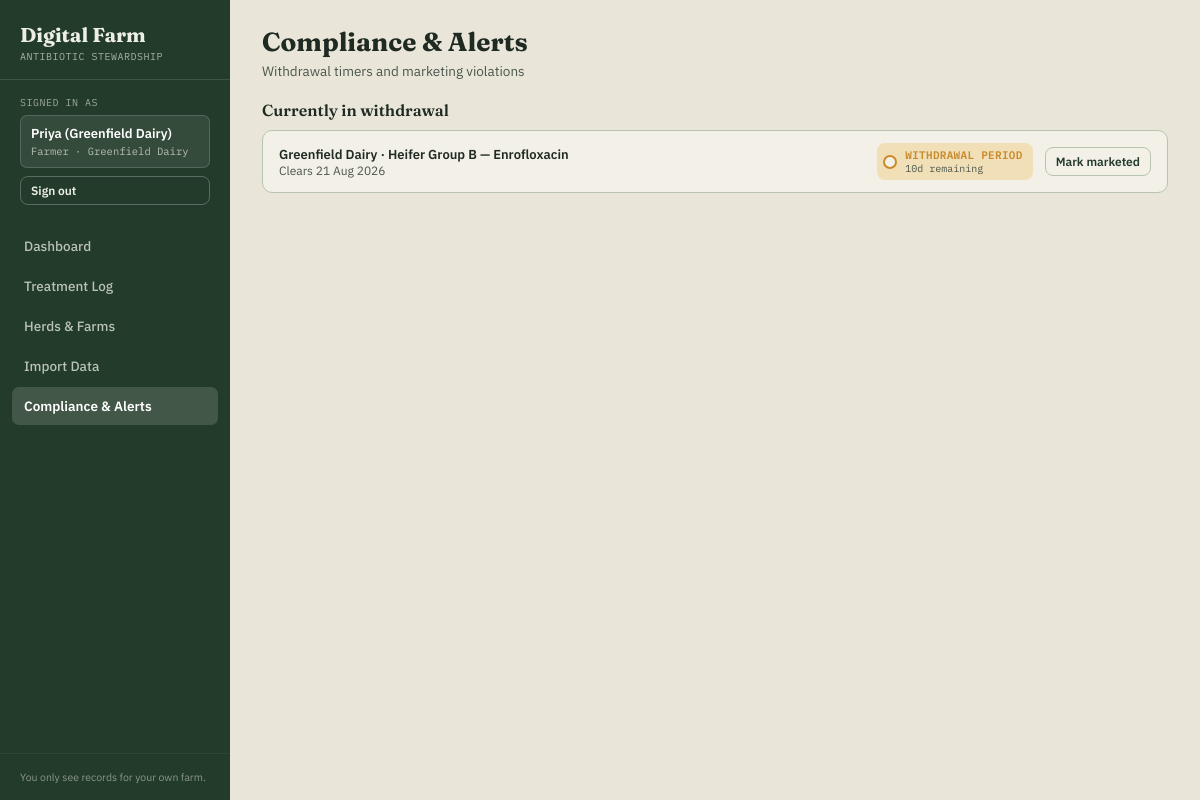
The app's page /compliance (signed in) with its own data.
### models.py (models this page shows, shortened)
class User(db.Model):
    id = db.Column(db.Integer, primary_key=True)
    username = db.Column(db.String(80), nullable=False, unique=True)
    password_hash = db.Column(db.String(255), nullable=False)
    display_name = db.Column(db.String(120), nullable=False)
    role = db.Column(db.String(20), nullable=False)  # 'farmer' | 'vet' | 'regulator'
    farm_id = db.Column(db.Integer, db.ForeignKey("farm.id"), nullable=True)
    farm = db.relationship("Farm")

class Farm(db.Model):
    id = db.Column(db.Integer, primary_key=True)
    name = db.Column(db.String(120), nullable=False)
    location = db.Column(db.String(120))
    species = db.Column(db.String(120))
    groups = db.relationship("Group", backref="farm", cascade="all, delete-orphan")

class Treatment(db.Model):
    id = db.Column(db.Integer, primary_key=True)
    farm_id = db.Column(db.Integer, db.ForeignKey("farm.id"), nullable=False)
    group_id = db.Column(db.Integer, db.ForeignKey("group.id"), nullable=False)
    drug_id = db.Column(db.Integer, db.ForeignKey("drug.id"), nullable=False)
    dose = db.Column(db.String(40))
    unit = db.Column(db.String(40))
    start_date = db.Column(db.Date, nullable=False)
    end_date = db.Column(db.Date, nullable=False)
    reason = db.Column(db.String(200))
    prescribed_by = db.Column(db.String(120))
    marketed_date = db.Column(db.Date, nullable=True)  # date animal/product was sold, if any
    logged_by = db.Column(db.String(120))  # username of the account that recorded this
    farm = db.relationship("Farm")
    group = db.relationship("Group")
    drug = db.relationship("Drug")
    def withdrawal_days(self):
        if self.group and self.group.product == "dairy":
            return self.drug.milk_days or 0
        return self.drug.meat_days or 0
    def withdrawal_end(self):
        return self.end_date + timedelta(days=self.withdrawal_days())
    def status(self):
        today = date.today()
        w_end = self.withdrawal_end()
        if today < self.end_date:
            return "Active Treatment", "amber", (self.end_date - today).days
        if self.marketed_date:
            if self.marketed_date < w_end:
                return "Violation", "rust", 0
            return "Cleared (marketed)", "pasture", 0
        if today < w_end:
            return "Withdrawal Period", "amber", (w_end - today).days
        return "Cleared", "pasture", 0

class Group(db.Model):
    id = db.Column(db.Integer, primary_key=True)
    farm_id = db.Column(db.Integer, db.ForeignKey("farm.id"), nullable=False)
    name = db.Column(db.String(120), nullable=False)
    species = db.Column(db.String(120))
    product = db.Column(db.String(20), default="meat")  # 'meat' or 'dairy'
    headcount = db.Column(db.Integer, default=0)

class Drug(db.Model):
    id = db.Column(db.Integer, primary_key=True)
    name = db.Column(db.String(120), nullable=False, unique=True)
    drug_class = db.Column(db.String(120))
    cia = db.Column(db.Boolean, default=False)  # WHO Critically Important Antimicrobial
    meat_days = db.Column(db.Integer, default=0)   # meat withdrawal period, days
    milk_days = db.Column(db.Integer, default=0)   # milk withdrawal period, days (0 = n/a)
    notes = db.Column(db.String(300))

### app.py (the view)
@app.get("/compliance")
@login_required
def compliance_view():
    redir = guard_tab("compliance")
    if redir:
        return redir
    user = current_user()
    farm_ids = visible_farm_ids(user)
    q = Treatment.query
    if farm_ids is not None:
        q = q.filter(Treatment.farm_id.in_(farm_ids))
    treatments = q.all()
    violations = [(t, t.status()) for t in treatments if t.status()[0] == "Violation"]
    in_withdrawal = [(t, t.status()) for t in treatments if t.status()[1] == "amber"]
    in_withdrawal.sort(key=lambda x: x[1][2])
    return render_template("compliance.html", tab="compliance", violations=violations, in_withdrawal=in_withdrawal)

### app.py (called while the page is built)
def current_user():
    uid = session.get("user_id")
    if not uid:
        return None
    return User.query.get(uid)

def current_role():
    u = current_user()
    return u.role if u else None

def login_required(view):
    @functools.wraps(view)
    def wrapped(*args, **kwargs):
        if not current_user():
            return redirect(url_for("login", next=request.path))
        return view(*args, **kwargs)
    return wrapped

def guard_tab(tab):
    if tab not in ROLES[current_role()]["tabs"]:
        flash("Your role doesn't have access to that page.", "error")
        return redirect(url_for("dashboard"))
    return None

def visible_farm_ids(user):
    if user.role == "farmer":
        return [user.farm_id]
    return None

@app.context_processor
def inject_nav():
    user = current_user()
    if not user:
        return dict(roles=ROLES, current_role=None, tab_labels=TAB_LABELS, allowed_tabs=[], current_user=None,
                    permissions=PERMISSIONS)
    return dict(
        roles=ROLES, current_role=user.role, tab_labels=TAB_LABELS,
        allowed_tabs=ROLES[user.role]["tabs"], current_user=user,
        permissions=PERMISSIONS,
    )

### templates/compliance.html (shortened to what this page needs)
{% extends "base.html" %}
{% block content %}
<div class="section-header">
  <div>
    <h1 class="section-title">Compliance & Alerts</h1>
    <div class="section-sub">Withdrawal timers and marketing violations</div>
  </div>
</div>
<div class="panel-title">Currently in withdrawal</div>
<div class="panel" style="padding:0;">
  {% for t, status in in_withdrawal %}
  {% set label, tone, days_left = status %}
  <div class="list-row">
    <div>
      <div class="list-item-title">{{ t.farm.name }} · {{ t.group.name }} — {{ t.drug.name }}</div>
      <div class="list-item-sub">Clears {{ t.withdrawal_end().strftime('%d %b %Y') }}</div>
    </div>
    <div style="display:flex; align-items:center; gap:12px;">
      <div class="ear-tag et-{{ tone }}">
        <span class="hole"></span>
        <div>
          <div class="label">{{ label|upper }}</div>
          {% if days_left > 0 %}<div class="days">{{ days_left }}d remaining</div>{% endif %}
        </div>
      </div>
      {% if current_role in permissions.mark_marketed %}
      <form method="post" action="{{ url_for('mark_marketed', treatment_id=t.id) }}">
        <button class="btn btn-ghost btn-small" type="submit">Mark marketed</button>
      </form>
      {% endif %}
    </div>
  </div>
  {% endfor %}
</div>
{% endblock %}

### templates/base.html (shortened to what this page needs)
<!DOCTYPE html>
<html lang="en">
<head>
<link rel="stylesheet" href="{{ url_for('static', filename='style.css') }}">
</head>
<body>
<div class="app-shell">
  <aside class="sidebar">
    <div class="brand">
      <div class="brand-title">Digital Farm</div>
      <div class="brand-sub">ANTIBIOTIC STEWARDSHIP</div>
    </div>
    {% if current_user %}
    <div class="role-form">
      <label class="role-label">SIGNED IN AS</label>
      <div class="account-card">
        <div class="account-name">{{ current_user.display_name }}</div>
        <div class="account-role">{{ roles[current_role].label }}{% if current_user.farm %} · {{ current_user.farm.name }}{% endif %}</div>
      </div>
      <form method="post" action="{{ url_for('logout') }}">
        <button class="btn btn-ghost btn-small" style="width:100%; margin-top:8px; color:#EDEFE7; border-color:rgba(255,255,255,.25);" type="submit">Sign out</button>
      </form>
    </div>
    <nav class="nav">
      {% for t in allowed_tabs %}
        <a href="{{ url_for(t + '_view') if t != 'dashboard' else url_for('dashboard') }}"
           class="nav-link {% if tab == t %}active{% endif %}">
          {{ tab_labels[t] }}
        </a>
      {% endfor %}
    </nav>
    <div class="sidebar-footer">
      {% if current_role == 'farmer' %}You only see records for your own farm.
      {% elif current_role == 'regulator' %}Read-only regulatory view — audit across every farm.
      {% else %}Full multi-farm access as a veterinarian.{% endif %}
    </div>
    {% endif %}
  </aside>
  <main class="main">
    {% block content %}{% endblock %}
  </main>
</div>
</body>
</html>

### static/style.css (style rules this page uses)
:root { --paper:#E9E6D9; --paper-raised:#F3F1E7; --ink:#1E2A22; --ink-soft:#4B564C; --pasture:#3F6B4A; --pasture-deep:#233B2A; --pasture-line:#B7C4AF; --amber:#C98A2C; --amber-soft:#F1DFB8; --rust:#A63D2F; --rust-soft:#F0D2C9; --slate:#4A6670; --slate-soft:#D8E1E3; }
* { box-sizing: border-box; }
body { margin:0; font-family:'IBM Plex Sans', sans-serif; background:var(--paper); color:var(--ink); }
.display, h1, h2, h3 { font-family:'Fraunces', serif; margin:0; }
.app-shell { display:flex; min-height:100vh; }
.sidebar { width:230px; background:var(--pasture-deep); color:#EDEFE7; display:flex; flex-direction:column; flex-shrink:0; }
.brand { padding:22px 20px 16px; border-bottom:1px solid rgba(255,255,255,0.12); }
.brand-title { font-family:'Fraunces', serif; font-size:20px; font-weight:700; }
.brand-sub { font-family:'IBM Plex Mono', monospace; font-size:10px; opacity:.65; margin-top:3px; letter-spacing:.5px; }
.role-form { padding:16px 20px; }
.role-label { display:block; font-family:'IBM Plex Mono', monospace; font-size:10px; opacity:.6; margin-bottom:6px; letter-spacing:.5px; }
.account-card { background:rgba(255,255,255,.08); border:1px solid rgba(255,255,255,.16); border-radius:7px; padding:9px 10px; }
.account-name { font-size:13px; font-weight:600; color:#fff; }
.account-role { font-family:'IBM Plex Mono', monospace; font-size:10.5px; opacity:.7; margin-top:2px; }
.nav { padding:6px 12px; display:flex; flex-direction:column; gap:2px; flex:1; }
.nav-link { display:block; padding:10px 12px; border-radius:7px; color:rgba(237,239,231,.75); text-decoration:none; font-size:13.5px; font-weight:500; }
.nav-link.active { background:rgba(255,255,255,.14); color:#fff; font-weight:600; }
.sidebar-footer { padding:16px 20px; font-size:10.5px; opacity:.5; border-top:1px solid rgba(255,255,255,.1); }
.main { flex:1; padding:26px 32px; max-width:1200px; }
.section-header { display:flex; justify-content:space-between; align-items:flex-end; margin-bottom:20px; flex-wrap:wrap; gap:12px; }
.section-title { font-size:26px; font-weight:700; }
.section-sub { font-size:13.5px; color:var(--ink-soft); margin-top:4px; }
.panel { background:var(--paper-raised); border:1px solid var(--pasture-line); border-radius:10px; padding:18px; }
.panel-title { font-family:'Fraunces', serif; font-weight:600; margin-bottom:10px; font-size:16px; }
.ear-tag { display:inline-flex; align-items:center; gap:8px; border-radius:8px; padding:5px 10px 5px 6px; }
.ear-tag .hole { width:14px; height:14px; border-radius:99px; background:var(--paper-raised); border:2px solid; flex-shrink:0; }
.ear-tag .label { font-family:'IBM Plex Mono', monospace; font-size:11px; font-weight:600; letter-spacing:.3px; }
.ear-tag .days { font-family:'IBM Plex Mono', monospace; font-size:10px; color:var(--ink-soft); }
.et-amber { background:var(--amber-soft); }
.et-amber .hole { border-color:var(--amber); }
.et-amber .label { color:var(--amber); }
.btn { display:inline-flex; align-items:center; gap:6px; cursor:pointer; padding:9px 16px; border-radius:8px; font-size:13.5px; font-weight:600; font-family:inherit; border:1px solid var(--pasture); background:var(--pasture); color:#fff; text-decoration:none; }
.btn-ghost { background:transparent; color:var(--pasture-deep); border:1px solid var(--pasture-line); }
.btn-small { padding:6px 10px; font-size:12px; }
.list-row { display:flex; justify-content:space-between; align-items:center; padding:12px 16px; border-bottom:1px solid var(--pasture-line); }
.list-row:last-child { border-bottom:none; }
.list-item-title { font-weight:600; font-size:13px; }
.list-item-sub { font-size:12px; color:var(--ink-soft); }

### records on screen
User: display_name "Priya (Greenfield Dairy)", role "Farmer"
Farm: farm.name "Greenfield Dairy"
Treatment: farm.name "Greenfield Dairy", group.name "Heifer Group B", drug.name "Enrofloxacin", withdrawal_end "21 Aug 2026", label "WITHDRAWAL PERIOD", days_left "10"

### other values on screen
{{ tab_labels[t] }} "Dashboard" "Treatment Log" "Herds & Farms" "Import Data" "Compliance & Alerts"
